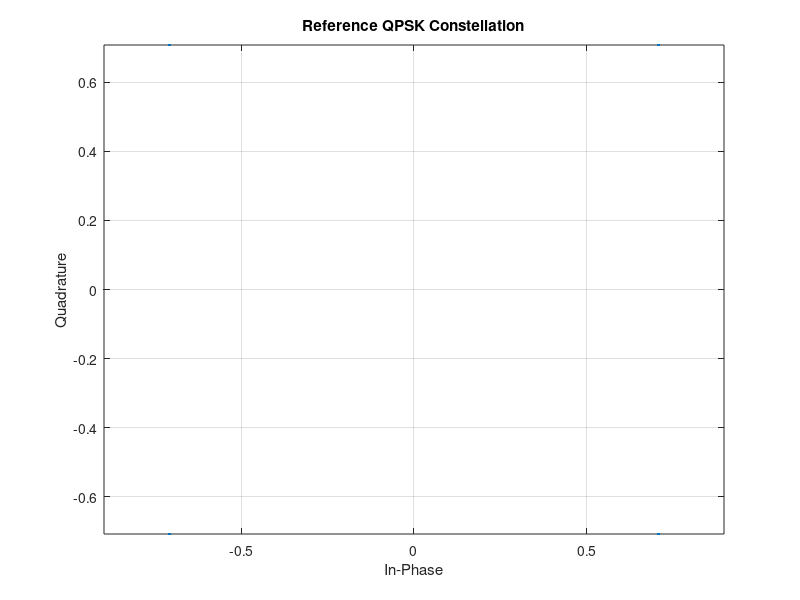
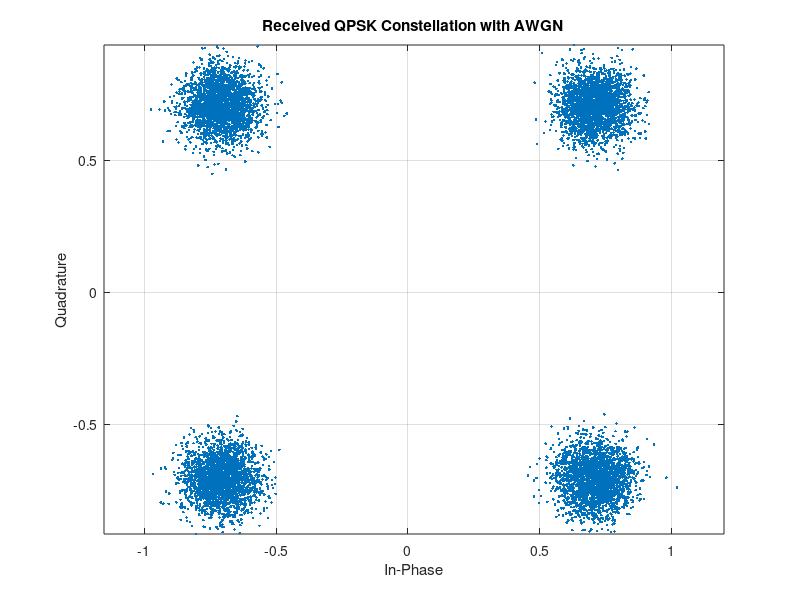
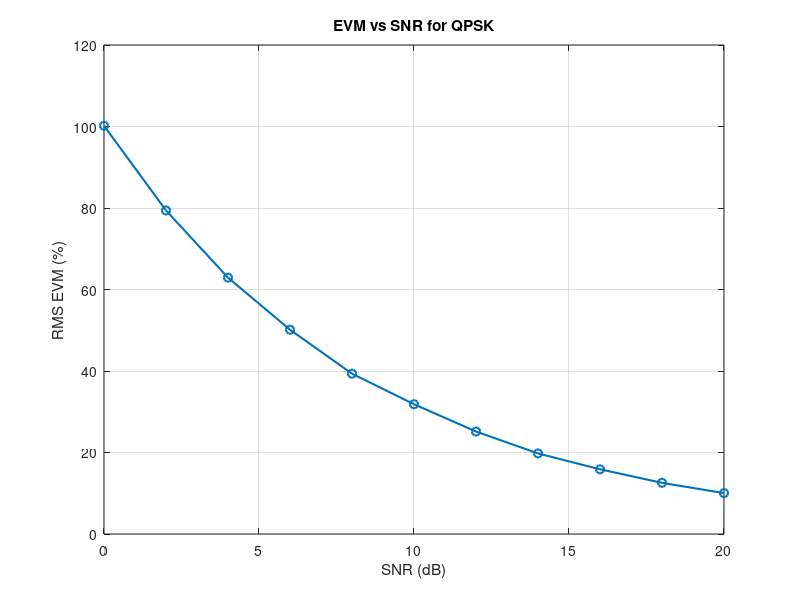

Reproduce these figures in MATLAB, in order.
clc;
clear;
close all;

%% Step 11 - EVM Analysis

% OFDM parameters
Nfft = 64;
cpLength = 16;

% Test SNR
snrTest = 20;

% Number of QPSK symbols
numSymbols = 10000;

%% Generate Random QPSK Symbols

txSymbolsDecimal = randi([0 3],numSymbols,1);

%% QPSK Modulation

txQPSK = pskmod( ...
    txSymbolsDecimal, ...
    4, ...
    pi/4);

%% Display Reference Constellation

figure;

plot( ...
    real(txQPSK), ...
    imag(txQPSK), ...
    '.');

grid on;

axis equal;

xlabel('In-Phase');

ylabel('Quadrature');

title('Reference QPSK Constellation');

%% Display Ideal QPSK Points

idealSymbols = pskmod( ...
    (0:3).', ...
    4, ...
    pi/4);

fprintf('\n===== STEP 11.1: EVM ANALYSIS SETUP =====\n');

fprintf('Number of QPSK symbols = %d\n',numSymbols);

fprintf('Test SNR = %d dB\n',snrTest);

fprintf('Ideal QPSK constellation points:\n');

disp(idealSymbols);
%% Step 11.2 - AWGN Channel and EVM Calculation

% Add AWGN noise
rxQPSK = awgn( ...
    txQPSK, ...
    snrTest, ...
    'measured');

%% Calculate Error Vector

errorVector = rxQPSK - txQPSK;

%% Calculate RMS EVM

rmsEVM = sqrt( ...
    mean(abs(errorVector).^2) / ...
    mean(abs(txQPSK).^2));

%% Convert EVM to Percentage

evmPercentage = rmsEVM * 100;

%% Display EVM Result

fprintf('\n===== STEP 11.2: EVM RESULT =====\n');

fprintf('Test SNR       = %d dB\n',snrTest);

fprintf('RMS EVM        = %.6f\n',rmsEVM);

fprintf('EVM Percentage = %.2f %%\n',evmPercentage);

%% Plot Received Constellation

figure;

plot( ...
    real(rxQPSK), ...
    imag(rxQPSK), ...
    '.');

grid on;

axis equal;

xlabel('In-Phase');

ylabel('Quadrature');

title('Received QPSK Constellation with AWGN');
%% Step 11.3 - EVM vs SNR

snrRangeEVM = 0:2:20;

evmValues = zeros(size(snrRangeEVM));

for i = 1:length(snrRangeEVM)

    % Add AWGN
    rxSymbols = awgn( ...
        txQPSK, ...
        snrRangeEVM(i), ...
        'measured');

    % Error vector
    errorVector = rxSymbols - txQPSK;

    % RMS EVM
    rmsEVM = sqrt( ...
        mean(abs(errorVector).^2) / ...
        mean(abs(txQPSK).^2));

    % Store EVM
    evmValues(i) = rmsEVM * 100;

end

%% Display EVM Results

fprintf('\n===== STEP 11.3: EVM VS SNR =====\n');

for i = 1:length(snrRangeEVM)

    fprintf('SNR = %2d dB   EVM = %.2f %%\n', ...
        snrRangeEVM(i), ...
        evmValues(i));

end

%% Plot EVM vs SNR

figure;

plot( ...
    snrRangeEVM, ...
    evmValues, ...
    'o-', ...
    'LineWidth',1.5);

grid on;

xlabel('SNR (dB)');

ylabel('RMS EVM (%)');

title('EVM vs SNR for QPSK');
%% Step 11.4 - Save EVM Results

fprintf('\n===== STEP 11.4: EVM RESULTS =====\n');

fprintf('SNR (dB)        EVM (%%)\n');
fprintf('-----------------------\n');

for i = 1:length(snrRangeEVM)

    fprintf('%2d              %.4f\n', ...
        snrRangeEVM(i), ...
        evmValues(i));

end
